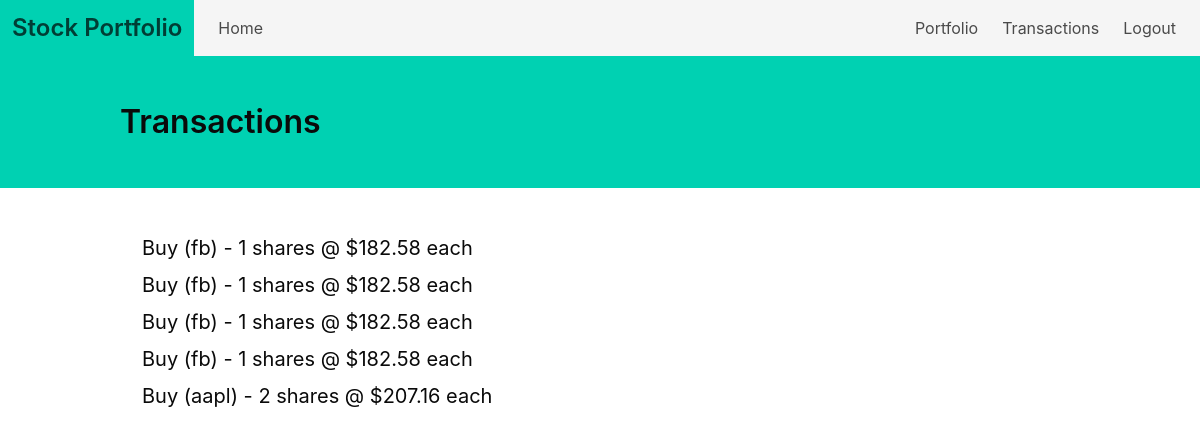
Screenshot of /transactions/ (signed in) with the database file from the repository.
### tables this page shows
CREATE TABLE transactions (
id integer,
type text not null,
ticker_symbol text not null,
quantity integer not null,
price double not null);

### routes.py (the view)
@app.route("/transactions/")
def transactions():
	if "email" not in session:
		return redirect(url_for("home"))
	with sqlite3.connect("database.db") as con:
		cur = con.cursor()
		transactions = cur.execute("select * from transactions where id=?", (session["id"], ))
		rows = transactions.fetchall()
	con.close()
	return render_template("transactions.html", rows=rows)

### templates/transactions.html
{% extends "base.html" %}
{% block content %}
<section class="hero is-primary">
	<div class="hero-body">
		<div class="container">
			<h1 class="title has-text-black">Transactions</h1>
		</div>
	</div>
</section>
<section class="section">
	<div class="columns">
		<div class="column is-half is-offset-1">
			{% for i in range(rows|length) %}
			<div class="field">
				<div class="container">
					<h1 class="subtitle has-text-black">{{ rows[i][1] }} ({{ rows[i][2] }}) - {{ rows[i][3] }} shares @ ${{ rows[i][4] }} each</h1>
				</div>
			</div>
			{% endfor %}
		</div>
	</div>
</section>
{% endblock %}

### rows the page displays
transactions: type "Buy", ticker_symbol "fb", quantity "1", price "182.58"
transactions: type "Buy", ticker_symbol "fb", quantity "1", price "182.58"
transactions: type "Buy", ticker_symbol "fb", quantity "1", price "182.58"
transactions: type "Buy", ticker_symbol "fb", quantity "1", price "182.58"
transactions: type "Buy", ticker_symbol "aapl", quantity "2", price "207.16"
